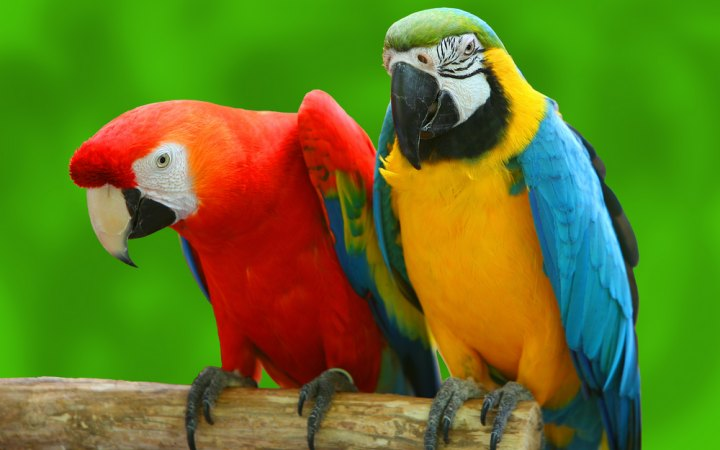
#> input picture parrot.jpg, 720 x 450 px
$ jupyter execute --allow-errors Color_Detection.ipynb   (shell and % lines are left out)
#> lines starting #> are read from the running program, lines starting #| are printed output that depends on the picture
[cell 1]
import matplotlib.pyplot as plt
from PIL import Image
import cv2
import numpy as np

[cell 2]
im = cv2.imread('parrot.jpg')
#> im is the input picture: shape (450, 720, 3); mean B, G, R 32.5, 119.5, 100
plt.imshow(im[:,:,::-1])

[cell 3]
fig, (ax1, ax2, ax3, ax4) = plt.subplots(1, 4,figsize=(20, 3))
fig.suptitle('Horizontally stacked subplots')
ax1.imshow(im[:,:,2],cmap='gray')
ax2.imshow(im[:,:,1],cmap='gray')
ax3.imshow(im[:,:,0],cmap='gray')
ax4.imshow(im[:,:,::-1])

ax1.title.set_text('Only Red')
ax2.title.set_text('Only Green')
ax3.title.set_text('Only Blue')
ax4.title.set_text('BGR')
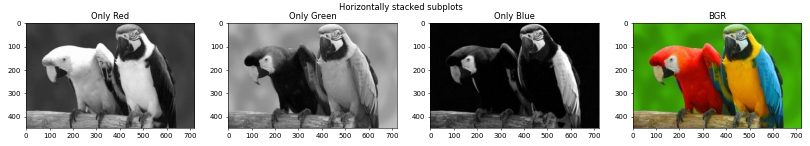
#> figure drawn by matplotlib, 4 panels

[cell 4]
fig = plt.figure(figsize=(10,7))
fig.suptitle('Horizontally stacked subplots')
ax1 = fig.add_subplot(221)
ax2 = fig.add_subplot(222)
ax3 = fig.add_subplot(223)
ax4 = fig.add_subplot(224)
ax1.imshow(im[:,:,2],cmap='gray')
ax2.imshow(im[:,:,1],cmap='gray')
ax3.imshow(im[:,:,0],cmap='gray')
ax4.imshow(im[:,:,::-1])

ax1.title.set_text('Only Red')
ax2.title.set_text('Only Green')
ax3.title.set_text('Only Blue')
ax4.title.set_text('BGR')
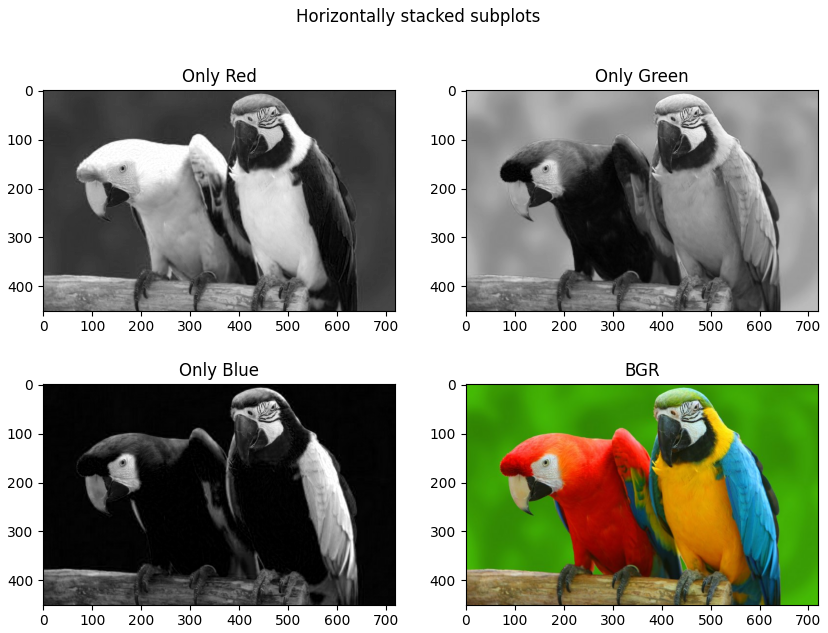
#> figure drawn by matplotlib, 4 panels

[cell 5]
# show image in new windows GUI to find BGR Code
a = im.copy()
plt.imshow(a[:,:,::-1])
plt.show()

[cell 6]
tol = 35
color_avg = np.array([3,155,60])
color_min = np.array([1,140,50])
color_max = np.array([5,190,70])

#> (the rest of this cell did not finish here and is left out)

[cell 7]
fig, (ax1, ax2, ax3, ax4) = plt.subplots(1, 4,figsize=(30, 5))
fig.suptitle('Horizontally stacked subplots')
#> (the rest of this cell did not finish here and is left out)

[cell 8]
bg = cv2.imread('city.jpg')
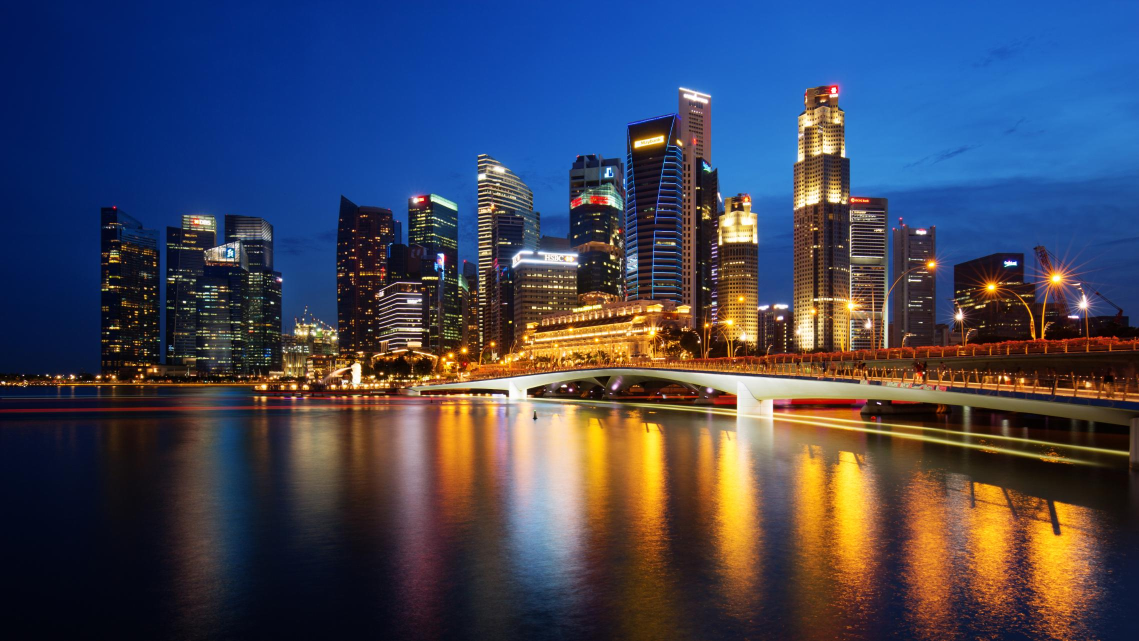
#> input picture city.jpg, 2278 x 1282 px (shown at 1/2 size)
#> bg is the input picture: shape (1282, 2278, 3); mean B, G, R 89.6, 69, 64.6
bg = cv2.resize(bg,dsize=im.shape[::-1][1:])
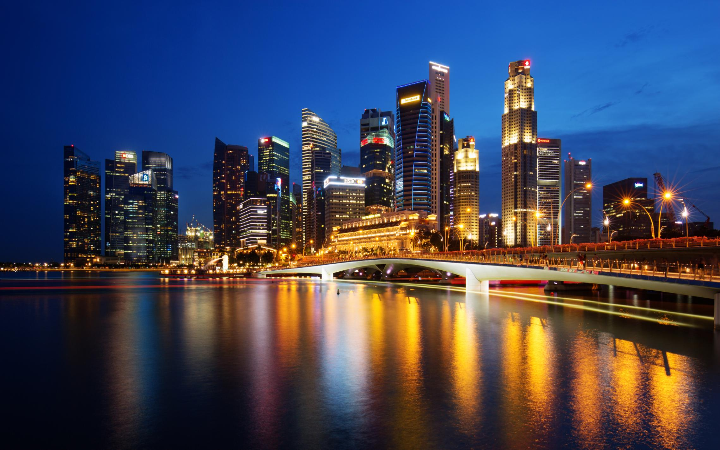
#> bg: shape (450, 720, 3); mean B, G, R 89.6, 68.9, 64.6
#> (the rest of this cell did not finish here and is left out)
